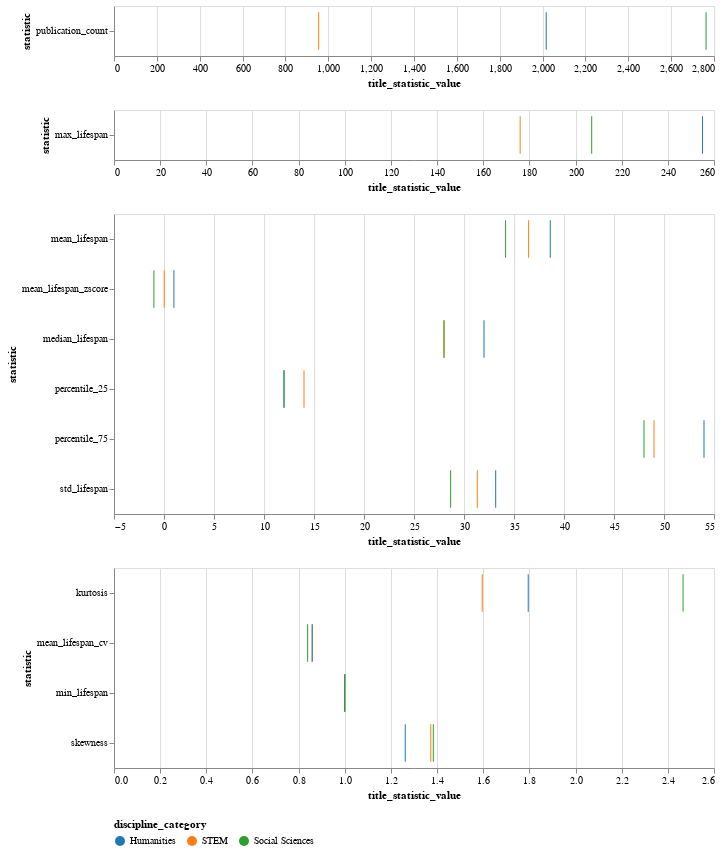

Write notebook code for a chart like this one.
### Code cell
melted_title_discipline_category_stats = pd.melt(title_discipline_category_stats, id_vars=['discipline_category',], value_vars=['mean_lifespan', 'median_lifespan', 'std_lifespan', 'min_lifespan', 'max_lifespan', 'percentile_25', 'percentile_75', 'skewness', 'kurtosis', 'publication_count', 'mean_lifespan_zscore', 'mean_lifespan_cv'], var_name='statistic', value_name='title_statistic_value')

title_discipline_category_grouped_columns = group_columns_by_data_type(title_discipline_category_stats)

title_discipline_category_strip_plot = create_statistic_striplot(melted_title_discipline_category_stats, title_discipline_category_grouped_columns, 'title_statistic_value', 'discipline_category')
title_discipline_category_strip_plot

### Figure 1 — Vega-Lite specification as saved in the notebook (floating-point values rounded to 4 significant figures)
{"$schema": "https://vega.github.io/schema/vega-lite/v5.6.1.json", "config": {"legend": {"columns": 5, "orient": "bottom", "symbolLimit": 1000}, "view": {"continuousHeight": 300, "continuousWidth": 300}}, "datasets": {"data-4dddef3bc1a6e95426100341ac6d4b2f": [{"discipline_category": "STEM", "statistic": "mean_lifespan", "title_statistic_value": 36.46}, {"discipline_category": "Humanities", "statistic": "mean_lifespan", "title_statistic_value": 38.62}, {"discipline_category": "Social Sciences", "statistic": "mean_lifespan", "title_statistic_value": 34.16}, {"discipline_category": "STEM", "statistic": "median_lifespan", "title_statistic_value": 28}, {"discipline_category": "Humanities", "statistic": "median_lifespan", "title_statistic_value": 32}, {"discipline_category": "Social Sciences", "statistic": "median_lifespan", "title_statistic_value": 28}, {"discipline_category": "STEM", "statistic": "std_lifespan", "title_statistic_value": 31.33}, {"discipline_category": "Humanities", "statistic": "std_lifespan", "title_statistic_value": 33.17}, {"discipline_category": "Social Sciences", "statistic": "std_lifespan", "title_statistic_value": 28.66}, {"discipline_category": "STEM", "statistic": "percentile_25", "title_statistic_value": 14}, {"discipline_category": "Humanities", "statistic": "percentile_25", "title_statistic_value": 12}, {"discipline_category": "Social Sciences", "statistic": "percentile_25", "title_statistic_value": 12}, {"discipline_category": "STEM", "statistic": "percentile_75", "title_statistic_value": 49}, {"discipline_category": "Humanities", "statistic": "percentile_75", "title_statistic_value": 54}, {"discipline_category": "Social Sciences", "statistic": "percentile_75", "title_statistic_value": 48}, {"discipline_category": "STEM", "statistic": "mean_lifespan_zscore", "title_statistic_value": 0.02105}, {"discipline_category": "Humanities", "statistic": "mean_lifespan_zscore", "title_statistic_value": 0.9893}, {"discipline_category": "Social Sciences", "statistic": "mean_lifespan_zscore", "title_statistic_value": -1.01}], "data-a0b0b8037d3c1a946765c5461a481968": [{"discipline_category": "STEM", "statistic": "min_lifespan", "title_statistic_value": 1}, {"discipline_category": "Humanities", "statistic": "min_lifespan", "title_statistic_value": 1}, {"discipline_category": "Social Sciences", "statistic": "min_lifespan", "title_statistic_value": 1}, {"discipline_category": "STEM", "statistic": "skewness", "title_statistic_value": 1.373}, {"discipline_category": "Humanities", "statistic": "skewness", "title_statistic_value": 1.262}, {"discipline_category": "Social Sciences", "statistic": "skewness", "title_statistic_value": 1.384}, {"discipline_category": "STEM", "statistic": "kurtosis", "title_statistic_value": 1.596}, {"discipline_category": "Humanities", "statistic": "kurtosis", "title_statistic_value": 1.795}, {"discipline_category": "Social Sciences", "statistic": "kurtosis", "title_statistic_value": 2.466}, {"discipline_category": "STEM", "statistic": "mean_lifespan_cv", "title_statistic_value": 0.8592}, {"discipline_category": "Humanities", "statistic": "mean_lifespan_cv", "title_statistic_value": 0.8587}, {"discipline_category": "Social Sciences", "statistic": "mean_lifespan_cv", "title_statistic_value": 0.8391}], "data-c275cf1be6cd473ac773f6c4d2449902": [{"discipline_category": "STEM", "statistic": "max_lifespan", "title_statistic_value": 176}, {"discipline_category": "Humanities", "statistic": "max_lifespan", "title_statistic_value": 255}, {"discipline_category": "Social Sciences", "statistic": "max_lifespan", "title_statistic_value": 207}], "data-dcde8fcf08ef2925ca6851c0fd864d94": [{"discipline_category": "STEM", "statistic": "publication_count", "title_statistic_value": 955}, {"discipline_category": "Humanities", "statistic": "publication_count", "title_statistic_value": 2017}, {"discipline_category": "Social Sciences", "statistic": "publication_count", "title_statistic_value": 2763}]}, "params": [{"bind": "legend", "name": "param_28", "select": {"fields": ["discipline"], "type": "point"}, "views": ["view_61"]}, {"bind": "legend", "name": "param_29", "select": {"fields": ["discipline"], "type": "point"}, "views": ["view_62"]}, {"bind": "legend", "name": "param_30", "select": {"fields": ["discipline"], "type": "point"}, "views": ["view_63"]}, {"bind": "legend", "name": "param_31", "select": {"fields": ["discipline"], "type": "point"}, "views": ["view_64"]}], "vconcat": [{"data": {"name": "data-dcde8fcf08ef2925ca6851c0fd864d94"}, "encoding": {"color": {"field": "discipline_category", "scale": {"scheme": "category10"}, "type": "nominal"}, "opacity": {"condition": {"param": "param_28", "value": 1}, "value": 0.2}, "tooltip": [{"field": "discipline_category", "type": "nominal"}, {"field": "statistic", "type": "nominal"}, {"field": "title_statistic_value", "type": "quantitative"}], "x": {"field": "title_statistic_value", "type": "quantitative"}, "y": {"field": "statistic", "type": "nominal"}}, "height": 50, "mark": {"type": "tick"}, "name": "view_61", "width": 600}, {"data": {"name": "data-c275cf1be6cd473ac773f6c4d2449902"}, "encoding": {"color": {"field": "discipline_category", "scale": {"scheme": "category10"}, "type": "nominal"}, "opacity": {"condition": {"param": "param_29", "value": 1}, "value": 0.2}, "tooltip": [{"field": "discipline_category", "type": "nominal"}, {"field": "statistic", "type": "nominal"}, {"field": "title_statistic_value", "type": "quantitative"}], "x": {"field": "title_statistic_value", "type": "quantitative"}, "y": {"field": "statistic", "type": "nominal"}}, "height": 50, "mark": {"type": "tick"}, "name": "view_62", "width": 600}, {"data": {"name": "data-4dddef3bc1a6e95426100341ac6d4b2f"}, "encoding": {"color": {"field": "discipline_category", "scale": {"scheme": "category10"}, "type": "nominal"}, "opacity": {"condition": {"param": "param_30", "value": 1}, "value": 0.2}, "tooltip": [{"field": "discipline_category", "type": "nominal"}, {"field": "statistic", "type": "nominal"}, {"field": "title_statistic_value", "type": "quantitative"}], "x": {"field": "title_statistic_value", "type": "quantitative"}, "y": {"field": "statistic", "type": "nominal"}}, "height": 300, "mark": {"type": "tick"}, "name": "view_63", "width": 600}, {"data": {"name": "data-a0b0b8037d3c1a946765c5461a481968"}, "encoding": {"color": {"field": "discipline_category", "scale": {"scheme": "category10"}, "type": "nominal"}, "opacity": {"condition": {"param": "param_31", "value": 1}, "value": 0.2}, "tooltip": [{"field": "discipline_category", "type": "nominal"}, {"field": "statistic", "type": "nominal"}, {"field": "title_statistic_value", "type": "quantitative"}], "x": {"field": "title_statistic_value", "type": "quantitative"}, "y": {"field": "statistic", "type": "nominal"}}, "height": 200, "mark": {"type": "tick"}, "name": "view_64", "width": 600}]}
